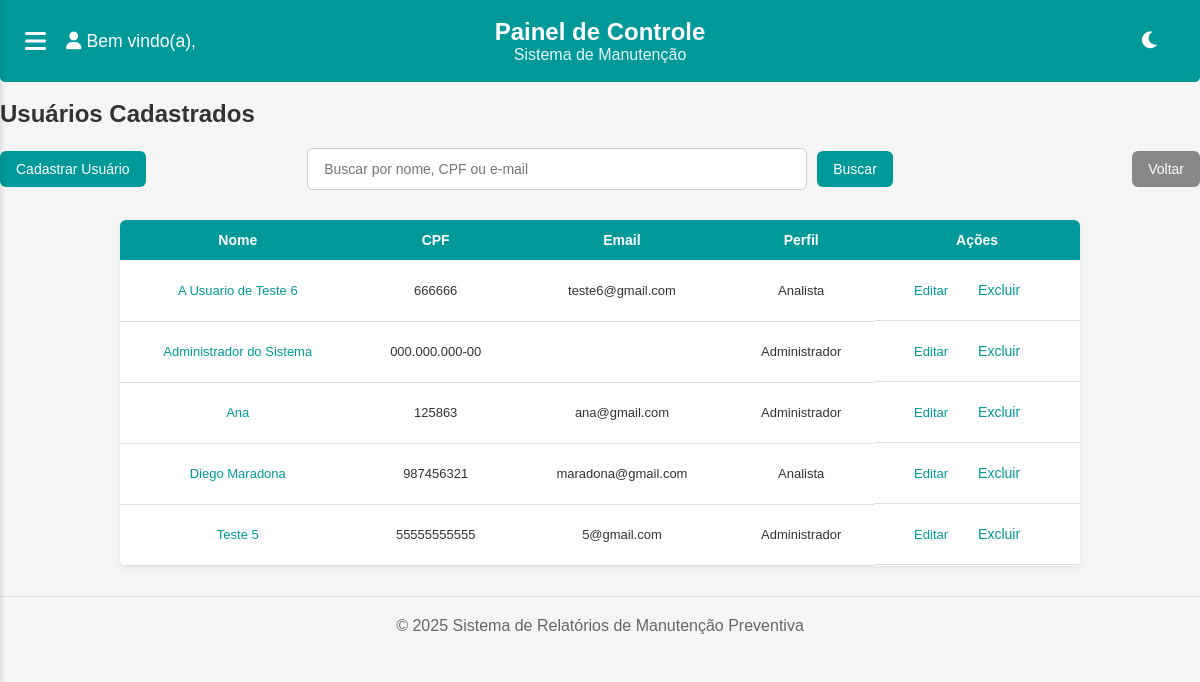
/usuarios/, run on an earlier commit of the app's database.
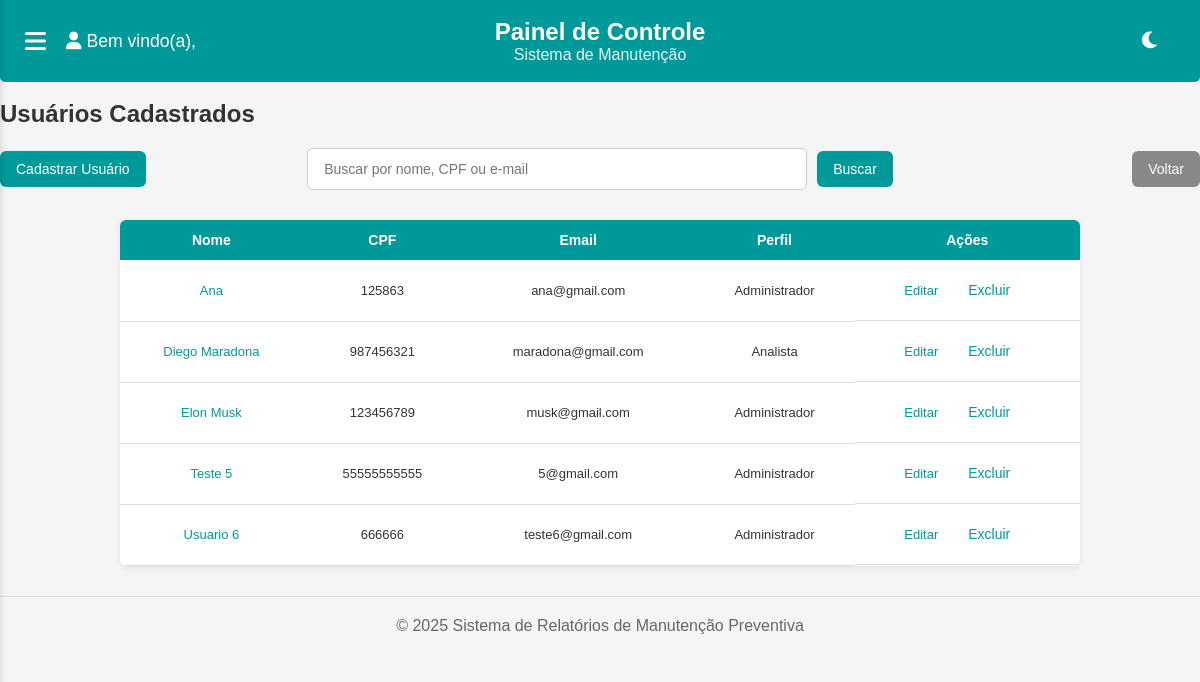
And on a later commit of the database.
### usuarios/models.py (models this page shows, shortened)
class Usuario(models.Model):
    user = models.OneToOneField(User, on_delete=models.CASCADE, related_name='usuario', null=True, blank=True)
    PERFIS = (
        ('admin', 'Administrador'),
        ('analista', 'Analista'),
    )
    nome_completo = models.CharField(max_length=255)
    cpf = models.CharField(max_length=14, unique=True)
    email = models.EmailField(unique=True)
    telefone = models.CharField(max_length=20, blank=True)
    foto = models.ImageField(upload_to='usuarios/fotos/', null=True, blank=True)
    assinatura = models.ImageField(upload_to='usuarios/assinaturas/', null=True, blank=True)
    perfil = models.CharField(max_length=10, choices=PERFIS, default='analista')
    data_cadastro = models.DateTimeField(default=timezone.now, editable=False)

### usuarios/views.py (the view)
# urls.py: path('', views.listar_usuarios, name='listar_usuarios'),
def listar_usuarios(request):
    busca = request.GET.get('busca', '')
    ordenar_por = request.GET.get('ordenar_por', 'nome_completo')
    usuarios = Usuario.objects.all()
    if busca:
        usuarios = usuarios.filter(
            Q(nome_completo__icontains=busca) |
            Q(cpf__icontains=busca) |
            Q(email__icontains=busca)
        )
    if ordenar_por in ['nome_completo', 'cpf', 'email', 'perfil']:
        usuarios = usuarios.order_by(ordenar_por)
    return render(request, 'usuarios/listar_usuarios.html', {
        'usuarios': usuarios,
        'busca': busca,
        'ordenar_por': ordenar_por,
    })

### usuarios/templates/usuarios/listar_usuarios.html (shortened to what this page needs)
{% extends 'base.html' %}
{% block content %}
<br>
<h2>Usuários Cadastrados</h2>
<div class="top-bar">
    <div class="left-actions">
        <a href="{% url 'usuarios:cadastrar_usuario' %}" class="btn">Cadastrar Usuário</a>
    </div>
    <form method="get" action="{% url 'usuarios:listar_usuarios' %}" class="center-search">
        <input
            type="text"
            name="busca"
            value="{{ busca|default:'' }}"
            placeholder="Buscar por nome, CPF ou e-mail"
        />
        <button type="submit" class="btn">Buscar</button>
    </form>
    <div class="right-actions">
        <a href="{% url 'core:dashboard' %}" class="btn btn-secondary">Voltar</a>
    </div>
</div>
<div class="table-wrapper">
    <table>
        <thead>
            <tr>
                <th>Nome</th>
                <th>CPF</th>
                <th>Email</th>
                <th>Perfil</th>
                <th>Ações</th>
            </tr>
        </thead>
        <tbody>
            {% for usuario in usuarios %}
            <tr>
                <td><a href="{% url 'usuarios:detalhes_usuario' usuario.id %}">{{ usuario.nome_completo }}</a></td>
                <td>{{ usuario.cpf }}</td>
                <td>{{ usuario.email }}</td>
                <td>{{ usuario.get_perfil_display }}</td>
                <td class="table-actions">
                    <a href="{% url 'usuarios:editar_usuario' usuario.id %}">Editar</a>
                    <form method="POST" action="{% url 'usuarios:excluir_usuario' usuario.id %}" onsubmit="return confirm('Tem certeza que deseja excluir este usuário?');">
                        <button type="submit">Excluir</button>
                    </form>
                </td>
            </tr>
            {% empty %}
            <tr>
                <td colspan="5">Nenhum usuário cadastrado.</td>
            </tr>
            {% endfor %}
        </tbody>
    </table>
</div>
{% endblock %}

What changed in the data, as far as the page shows it:
removed Usuario: nome_completo "Administrador do Sistema", cpf "000.000.000-00", perfil "Administrador"
added Usuario: nome_completo "Elon Musk", cpf "123456789", email "musk@gmail.com", perfil "Administrador"
changed Usuario "teste6@gmail.com": nome_completo "A Usuario de Teste 6" → "Usuario 6"; perfil "Analista" → "Administrador"; moves down the list
